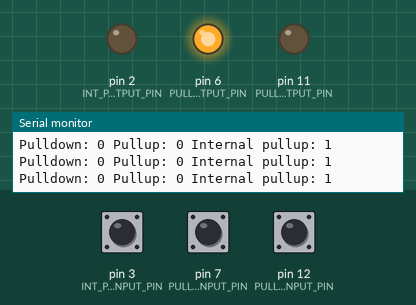
A sketch run on a simulated Arduino Uno, built with avr-gcc and run on an emulated ATmega328P. Shown: output pins drawn as LEDs (lit = HIGH), the last lines printed to the serial monitor. The test bench sets the inputs (shaded band); at power-on: pin 3 (INT_PULLUP_RES_INPUT_PIN) HIGH, pin 7 (PULLUP_RES_INPUT_PIN) LOW, pin 12 (PULLDOWN_RES_INPUT_PIN) LOW.

Above: at 1.2 s.
1.3 s: pin 3 (INT_PULLUP_RES_INPUT_PIN) pulled LOW for 0.15 s
At 1.41 s:
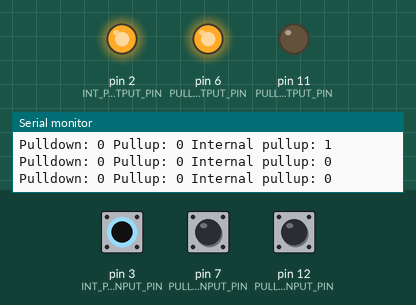
2.9 s: pin 7 (PULLUP_RES_INPUT_PIN) pulled HIGH for 0.15 s
At 3.0 s:
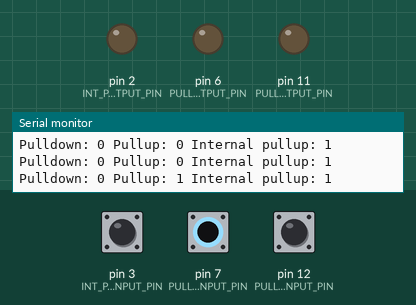
4.5 s: pin 12 (PULLDOWN_RES_INPUT_PIN) pulled HIGH for 0.15 s
At 4.59 s:
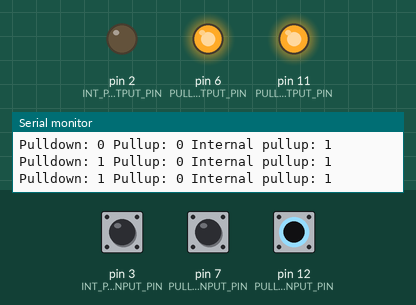
6.1 s: pin 12 (PULLDOWN_RES_INPUT_PIN) pulled HIGH for 3.2 s
At 10.5 s:
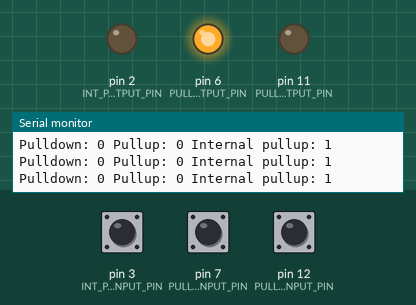
12.3 s: pin 3 (INT_PULLUP_RES_INPUT_PIN) pulled LOW for 3.2 s
At 13.3 s:
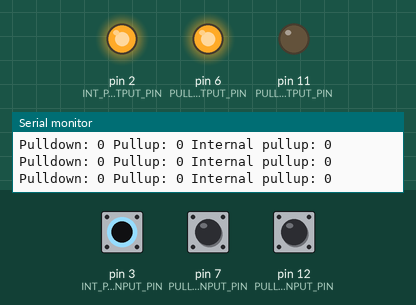
18.5 s: pin 3 (INT_PULLUP_RES_INPUT_PIN) driven LOW and pin 7 (PULLUP_RES_INPUT_PIN) driven HIGH
At 19.3 s:
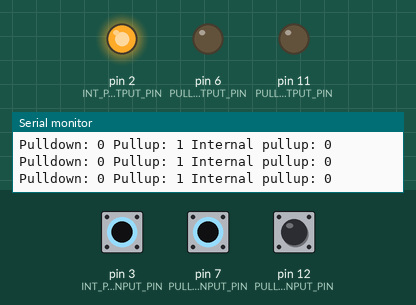
Timing chart, 0 to 21.0 s (numbered marks = the images above; inputs shaded):
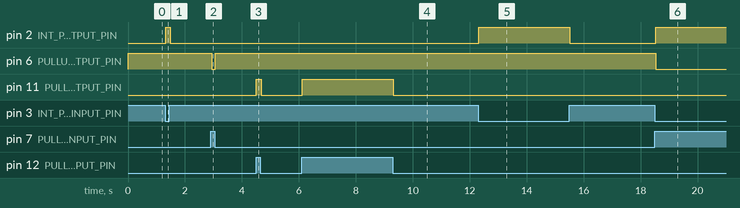

The sketch:

LEDsWithButtons.ino
```cpp
const int PULLDOWN_RES_INPUT_PIN = 12;
const int PULLDOWN_RES_OUTPUT_PIN = 11;
const int PULLUP_RES_INPUT_PIN = 7;
const int PULLUP_RES_OUTPUT_PIN = 6;
const int INT_PULLUP_RES_INPUT_PIN = 3;
const int INT_PULLUP_RES_OUTPUT_PIN = 2;

void setup() {
  pinMode(PULLDOWN_RES_INPUT_PIN, INPUT);
  pinMode(PULLUP_RES_INPUT_PIN, INPUT);
  pinMode(INT_PULLUP_RES_INPUT_PIN, INPUT_PULLUP);
  pinMode(PULLDOWN_RES_OUTPUT_PIN, OUTPUT);
  pinMode(PULLUP_RES_OUTPUT_PIN, OUTPUT);
  pinMode(INT_PULLUP_RES_OUTPUT_PIN, OUTPUT);
  Serial.begin(9600);
}

void loop() {
  // pulldown resistor
  int pulldownButtonState = digitalRead(PULLDOWN_RES_INPUT_PIN);
  digitalWrite(PULLDOWN_RES_OUTPUT_PIN, pulldownButtonState);
  Serial.print("Pulldown: ");
  Serial.print(pulldownButtonState);

  // pullup resistor
  int pullupButtonState = digitalRead(PULLUP_RES_INPUT_PIN);
  digitalWrite(PULLUP_RES_OUTPUT_PIN, 1 - pullupButtonState); // inverted since pullup is HIGH when unpressed
  Serial.print(" Pullup: ");
  Serial.print(pullupButtonState);

  // internal pullup resistor
  int intPullupButtonState = digitalRead(INT_PULLUP_RES_INPUT_PIN);
  digitalWrite(INT_PULLUP_RES_OUTPUT_PIN, 1 - intPullupButtonState); // inverted since pullup is HIGH when unpressed
  Serial.print(" Internal pullup: ");
  Serial.println(intPullupButtonState);


  delay(30);
}
```

Measured:
- after the input at 1.3 s, pin 2 (INT_PULLUP_RES_OUTPUT_PIN): LOW → HIGH at once, → LOW 0.17 s later
- after the input at 2.9 s, pin 6 (PULLUP_RES_OUTPUT_PIN): HIGH → LOW at once, → HIGH 0.13 s later
- after the input at 4.5 s, pin 11 (PULLDOWN_RES_OUTPUT_PIN): LOW → HIGH at once, → LOW 0.17 s later
- after the input at 6.1 s, pin 11 (PULLDOWN_RES_OUTPUT_PIN): LOW → HIGH at once, → LOW 3.2 s later
- after the input at 12.3 s, pin 2 (INT_PULLUP_RES_OUTPUT_PIN): LOW → HIGH at once, → LOW 3.2 s later
- after the input at 18.5 s, pin 2 (INT_PULLUP_RES_OUTPUT_PIN): LOW → HIGH at once; pin 6 (PULLUP_RES_OUTPUT_PIN): HIGH → LOW at once
